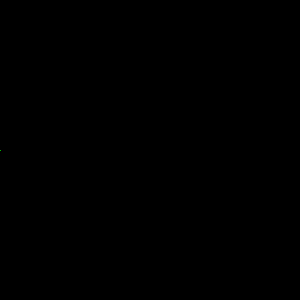
Frame 1 (no input)
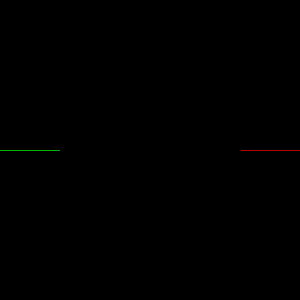
Frame 60 (the mouse pressed at the canvas centre just before this capture)
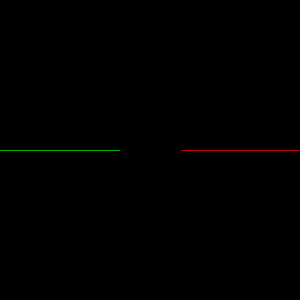
Frame 120 (the mouse held since frame 60 and released just before this capture)

The Processing sketch that drew these frames (run headless with seeded random() and noise(); from frame 60 on, the mouse is pressed at the canvas centre):

// Processing sketch: processing_77786
// ── processing_77786.pde

int x=0;
int y=150;
int direction=RIGHT;
int compX=300;
int compY=150;
int compDir= LEFT;
void setup()
{
  background(0);
  size(300,300);
}

void keyPressed()
{
  if(key=='a')
  {
    direction=LEFT;
  }
  else if(key=='d')
  {
    direction=RIGHT;
  }
  else if(key=='w')
  {
    direction=UP;
  }
  else if(key == 's')
  {
    direction=DOWN;
  }
} 

void draw()
{
stroke(0,255,0);
if(get(x,y) != color (0,0,0))
{
  noStroke();
  fill(random(255),random(255), random(255));
  triangle(150,212.5,200,100,100,100);
  triangle(150,62.5,200,175,100,175);
  text("GAME OVER",150,20);
}
else
{
  human();
  computer();

}
}


void human()
{
  point(x,y);
  if(direction==RIGHT)
  {
    x++;
  }
else if(direction == LEFT)
{
  x--;
}
else if(direction == DOWN)
{
  y++;
}
else if (direction == UP)
{
  y--;
}
}


  void computer()
{
  stroke(255,0,0);
  point(compX,compY);
  if(compDir == LEFT)
{
  compX--;
  if(get(compX-1, compY) != color(0,0,0))
  {
    compDir=DOWN;
  }
}
   else if(compDir==RIGHT)
  {
    compX++;
    if(get(compX+1,compY) != color(0,0,0))
    {
      compDir=UP;
    }
  }
else if(compDir == DOWN)
{
  compY++;
  if(get(compX,compY+1) != color(0,0,0))
  {
    compDir=RIGHT;
  }
}
else if (compDir == UP)
{
  compY--;
  if(get(compX,compY-1) != color(0,0,0))
  {compDir=LEFT;
  }
}
}
